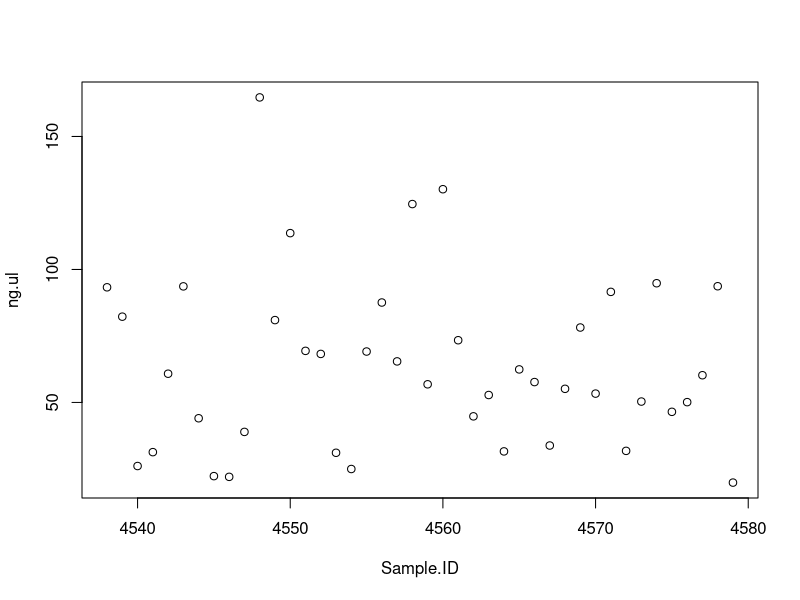

Write the R code that produced this figure.
## ---- chunk 1
knitr::opts_chunk$set(echo = TRUE)
## ---- chunk 2
verdunningsamplesrunjun16 <- read.delim("verdunningsamplesrunjun16.txt", stringsAsFactors = FALSE)
View(verdunningsamplesrunjun16)
## ---- chunk 3
verd <- verdunningsamplesrunjun16

## ---- chunk 4
gemiddelde <- mean(verd$ng.ul)
standaarddeviatie <- sd(verd$ng.ul)
minimum.ngul <- min(verd$ng.ul)
maximaal.ngul <- max(verd$ng.ul)
verdundmax <- maximaal.ngul/10
verdundmin <- minimum.ngul/10
maximaaltoegevoegd <- maximaal.ngul*10
minimaaltoegevoegd <- minimum.ngul*10
## ---- chunk 5
summary(verd)
gemiddelde
standaarddeviatie
minimum.ngul
maximaal.ngul
verdundmax
verdundmin
maximaaltoegevoegd
minimaaltoegevoegd
plot(verd)

